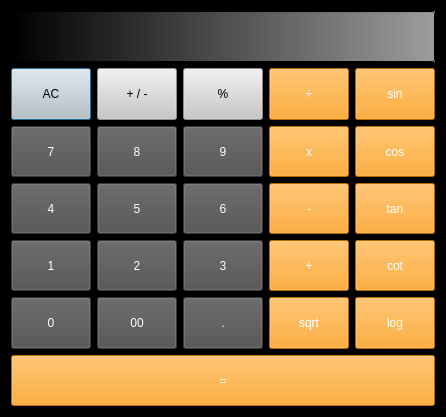
<?xml version="1.0" encoding="UTF-8"?>
<ui version="4.0">
 <class>Dialog</class>
 <widget class="QDialog" name="Dialog">
  <property name="geometry">
   <rect>
    <x>0</x>
    <y>0</y>
    <width>417</width>
    <height>417</height>
   </rect>
  </property>
  <property name="windowTitle">
   <string>Dialog</string>
  </property>
  <property name="styleSheet">
   <string notr="true">border-color: rgb(0, 0, 0);
background-color: rgb(0, 0, 0);
</string>
  </property>
  <layout class="QGridLayout" name="gridLayout">
   <item row="0" column="0" colspan="5">
    <widget class="QLineEdit" name="text_box">
     <property name="sizePolicy">
      <sizepolicy hsizetype="Expanding" vsizetype="Expanding">
       <horstretch>0</horstretch>
       <verstretch>0</verstretch>
      </sizepolicy>
     </property>
     <property name="styleSheet">
      <string notr="true">background-color: rgb(0, 0, 0);
background-color: qlineargradient(spread:pad, x20:0, y20:0, x2:1, y2:0, stop:0 rgba(0, 0, 0, 255), stop:1 rgba(200, 200, 200, 200));
color: rgb(255, 255, 255);</string>
     </property>
    </widget>
   </item>
   <item row="1" column="0">
    <widget class="QPushButton" name="b_ac">
     <property name="sizePolicy">
      <sizepolicy hsizetype="Minimum" vsizetype="Expanding">
       <horstretch>0</horstretch>
       <verstretch>0</verstretch>
      </sizepolicy>
     </property>
     <property name="styleSheet">
      <string notr="true">background-color: rgb(200,200, 200);
color: rgb(0, 0, 0);
border-color: rgb(0, 0, 0);
</string>
     </property>
     <property name="text">
      <string>AC</string>
     </property>
    </widget>
   </item>
   <item row="1" column="1">
    <widget class="QPushButton" name="b_pm">
     <property name="sizePolicy">
      <sizepolicy hsizetype="Minimum" vsizetype="Expanding">
       <horstretch>0</horstretch>
       <verstretch>0</verstretch>
      </sizepolicy>
     </property>
     <property name="styleSheet">
      <string notr="true">background-color: rgb(200,200, 200);
color: rgb(0, 0, 0);
border-color: rgb(0, 0, 0);
</string>
     </property>
     <property name="text">
      <string>+ / -</string>
     </property>
    </widget>
   </item>
   <item row="1" column="2">
    <widget class="QPushButton" name="b_p">
     <property name="sizePolicy">
      <sizepolicy hsizetype="Minimum" vsizetype="Expanding">
       <horstretch>0</horstretch>
       <verstretch>0</verstretch>
      </sizepolicy>
     </property>
     <property name="styleSheet">
      <string notr="true">background-color: rgb(200,200, 200);
color: rgb(0, 0, 0);
border-color: rgb(0, 0, 0);
</string>
     </property>
     <property name="text">
      <string>%</string>
     </property>
    </widget>
   </item>
   <item row="1" column="3">
    <widget class="QPushButton" name="b_d">
     <property name="sizePolicy">
      <sizepolicy hsizetype="Minimum" vsizetype="Expanding">
       <horstretch>0</horstretch>
       <verstretch>0</verstretch>
      </sizepolicy>
     </property>
     <property name="styleSheet">
      <string notr="true">color: rgb(255, 255, 255);
background-color: rgb(255, 150, 0);
border-color: rgb(0, 0, 0);
</string>
     </property>
     <property name="text">
      <string>÷</string>
     </property>
    </widget>
   </item>
   <item row="1" column="4">
    <widget class="QPushButton" name="b_sin">
     <property name="sizePolicy">
      <sizepolicy hsizetype="Minimum" vsizetype="Expanding">
       <horstretch>0</horstretch>
       <verstretch>0</verstretch>
      </sizepolicy>
     </property>
     <property name="styleSheet">
      <string notr="true">color: rgb(255, 255, 255);
background-color: rgb(255, 150, 0);
border-color: rgb(0, 0, 0);</string>
     </property>
     <property name="text">
      <string>sin</string>
     </property>
    </widget>
   </item>
   <item row="2" column="0">
    <widget class="QPushButton" name="b7">
     <property name="sizePolicy">
      <sizepolicy hsizetype="Minimum" vsizetype="Expanding">
       <horstretch>0</horstretch>
       <verstretch>0</verstretch>
      </sizepolicy>
     </property>
     <property name="styleSheet">
      <string notr="true">color: rgb(255, 255, 255);
border-color: rgb(0, 0, 0);
background-color: rgb(79, 79, 79);</string>
     </property>
     <property name="text">
      <string>7</string>
     </property>
    </widget>
   </item>
   <item row="2" column="1">
    <widget class="QPushButton" name="b8">
     <property name="sizePolicy">
      <sizepolicy hsizetype="Minimum" vsizetype="Expanding">
       <horstretch>0</horstretch>
       <verstretch>0</verstretch>
      </sizepolicy>
     </property>
     <property name="styleSheet">
      <string notr="true">color: rgb(255, 255, 255);
border-color: rgb(0, 0, 0);
background-color: rgb(79, 79, 79);</string>
     </property>
     <property name="text">
      <string>8</string>
     </property>
    </widget>
   </item>
   <item row="2" column="2">
    <widget class="QPushButton" name="b9">
     <property name="sizePolicy">
      <sizepolicy hsizetype="Minimum" vsizetype="Expanding">
       <horstretch>0</horstretch>
       <verstretch>0</verstretch>
      </sizepolicy>
     </property>
     <property name="styleSheet">
      <string notr="true">color: rgb(255, 255, 255);
border-color: rgb(0, 0, 0);
background-color: rgb(79, 79, 79);</string>
     </property>
     <property name="text">
      <string>9</string>
     </property>
    </widget>
   </item>
   <item row="2" column="3">
    <widget class="QPushButton" name="b_m">
     <property name="sizePolicy">
      <sizepolicy hsizetype="Minimum" vsizetype="Expanding">
       <horstretch>0</horstretch>
       <verstretch>0</verstretch>
      </sizepolicy>
     </property>
     <property name="styleSheet">
      <string notr="true">color: rgb(255, 255, 255);
background-color: rgb(255, 150, 0);
border-color: rgb(0, 0, 0);</string>
     </property>
     <property name="text">
      <string>x</string>
     </property>
    </widget>
   </item>
   <item row="2" column="4">
    <widget class="QPushButton" name="b_cos">
     <property name="sizePolicy">
      <sizepolicy hsizetype="Minimum" vsizetype="Expanding">
       <horstretch>0</horstretch>
       <verstretch>0</verstretch>
      </sizepolicy>
     </property>
     <property name="styleSheet">
      <string notr="true">color: rgb(255, 255, 255);
background-color: rgb(255, 150, 0);
border-color: rgb(0, 0, 0);</string>
     </property>
     <property name="text">
      <string>cos</string>
     </property>
    </widget>
   </item>
   <item row="3" column="0">
    <widget class="QPushButton" name="b4">
     <property name="sizePolicy">
      <sizepolicy hsizetype="Minimum" vsizetype="Expanding">
       <horstretch>0</horstretch>
       <verstretch>0</verstretch>
      </sizepolicy>
     </property>
     <property name="styleSheet">
      <string notr="true">color: rgb(255, 255, 255);
border-color: rgb(0, 0, 0);
background-color: rgb(79, 79, 79);</string>
     </property>
     <property name="text">
      <string>4</string>
     </property>
    </widget>
   </item>
   <item row="3" column="1">
    <widget class="QPushButton" name="b5">
     <property name="sizePolicy">
      <sizepolicy hsizetype="Minimum" vsizetype="Expanding">
       <horstretch>0</horstretch>
       <verstretch>0</verstretch>
      </sizepolicy>
     </property>
     <property name="styleSheet">
      <string notr="true">color: rgb(255, 255, 255);
border-color: rgb(0, 0, 0);
background-color: rgb(79, 79, 79);</string>
     </property>
     <property name="text">
      <string>5</string>
     </property>
    </widget>
   </item>
   <item row="3" column="2">
    <widget class="QPushButton" name="b6">
     <property name="sizePolicy">
      <sizepolicy hsizetype="Minimum" vsizetype="Expanding">
       <horstretch>0</horstretch>
       <verstretch>0</verstretch>
      </sizepolicy>
     </property>
     <property name="styleSheet">
      <string notr="true">color: rgb(255, 255, 255);
border-color: rgb(0, 0, 0);
background-color: rgb(79, 79, 79);</string>
     </property>
     <property name="text">
      <string>6</string>
     </property>
    </widget>
   </item>
   <item row="3" column="3">
    <widget class="QPushButton" name="b_sub">
     <property name="sizePolicy">
      <sizepolicy hsizetype="Minimum" vsizetype="Expanding">
       <horstretch>0</horstretch>
       <verstretch>0</verstretch>
      </sizepolicy>
     </property>
     <property name="styleSheet">
      <string notr="true">color: rgb(255, 255, 255);
background-color: rgb(255, 150, 0);
border-color: rgb(0, 0, 0);</string>
     </property>
     <property name="text">
      <string>-</string>
     </property>
    </widget>
   </item>
   <item row="3" column="4">
    <widget class="QPushButton" name="b_tan">
     <property name="sizePolicy">
      <sizepolicy hsizetype="Minimum" vsizetype="Expanding">
       <horstretch>0</horstretch>
       <verstretch>0</verstretch>
      </sizepolicy>
     </property>
     <property name="styleSheet">
      <string notr="true">color: rgb(255, 255, 255);
background-color: rgb(255, 150, 0);
border-color: rgb(0, 0, 0);</string>
     </property>
     <property name="text">
      <string>tan</string>
     </property>
    </widget>
   </item>
   <item row="4" column="0">
    <widget class="QPushButton" name="b1">
     <property name="sizePolicy">
      <sizepolicy hsizetype="Minimum" vsizetype="Expanding">
       <horstretch>0</horstretch>
       <verstretch>0</verstretch>
      </sizepolicy>
     </property>
     <property name="styleSheet">
      <string notr="true">color: rgb(255, 255, 255);
border-color: rgb(0, 0, 0);
background-color: rgb(79, 79, 79);</string>
     </property>
     <property name="text">
      <string>1</string>
     </property>
    </widget>
   </item>
   <item row="4" column="1">
    <widget class="QPushButton" name="b2">
     <property name="sizePolicy">
      <sizepolicy hsizetype="Minimum" vsizetype="Expanding">
       <horstretch>0</horstretch>
       <verstretch>0</verstretch>
      </sizepolicy>
     </property>
     <property name="styleSheet">
      <string notr="true">color: rgb(255, 255, 255);
border-color: rgb(0, 0, 0);
background-color: rgb(79, 79, 79);</string>
     </property>
     <property name="text">
      <string>2</string>
     </property>
    </widget>
   </item>
   <item row="4" column="2">
    <widget class="QPushButton" name="b3">
     <property name="sizePolicy">
      <sizepolicy hsizetype="Minimum" vsizetype="Expanding">
       <horstretch>0</horstretch>
       <verstretch>0</verstretch>
      </sizepolicy>
     </property>
     <property name="styleSheet">
      <string notr="true">color: rgb(255, 255, 255);
border-color: rgb(0, 0, 0);
background-color: rgb(79, 79, 79);</string>
     </property>
     <property name="text">
      <string>3</string>
     </property>
    </widget>
   </item>
   <item row="4" column="3">
    <widget class="QPushButton" name="b_sum">
     <property name="sizePolicy">
      <sizepolicy hsizetype="Minimum" vsizetype="Expanding">
       <horstretch>0</horstretch>
       <verstretch>0</verstretch>
      </sizepolicy>
     </property>
     <property name="styleSheet">
      <string notr="true">color: rgb(255, 255, 255);
background-color: rgb(255, 150, 0);
border-color: rgb(0, 0, 0);</string>
     </property>
     <property name="text">
      <string>+</string>
     </property>
    </widget>
   </item>
   <item row="4" column="4">
    <widget class="QPushButton" name="b_cot">
     <property name="sizePolicy">
      <sizepolicy hsizetype="Minimum" vsizetype="Expanding">
       <horstretch>0</horstretch>
       <verstretch>0</verstretch>
      </sizepolicy>
     </property>
     <property name="styleSheet">
      <string notr="true">color: rgb(255, 255, 255);
background-color: rgb(255, 150, 0);
border-color: rgb(0, 0, 0);</string>
     </property>
     <property name="text">
      <string>cot</string>
     </property>
    </widget>
   </item>
   <item row="5" column="0">
    <widget class="QPushButton" name="b0">
     <property name="sizePolicy">
      <sizepolicy hsizetype="Minimum" vsizetype="Expanding">
       <horstretch>0</horstretch>
       <verstretch>0</verstretch>
      </sizepolicy>
     </property>
     <property name="styleSheet">
      <string notr="true">color: rgb(255, 255, 255);
border-color: rgb(0, 0, 0);
background-color: rgb(79, 79, 79);</string>
     </property>
     <property name="text">
      <string>0</string>
     </property>
    </widget>
   </item>
   <item row="5" column="1">
    <widget class="QPushButton" name="b00">
     <property name="sizePolicy">
      <sizepolicy hsizetype="Minimum" vsizetype="Expanding">
       <horstretch>0</horstretch>
       <verstretch>0</verstretch>
      </sizepolicy>
     </property>
     <property name="styleSheet">
      <string notr="true">color: rgb(255, 255, 255);
border-color: rgb(0, 0, 0);
background-color: rgb(79, 79, 79);</string>
     </property>
     <property name="text">
      <string>00</string>
     </property>
    </widget>
   </item>
   <item row="5" column="2">
    <widget class="QPushButton" name="b_dot">
     <property name="sizePolicy">
      <sizepolicy hsizetype="Minimum" vsizetype="Expanding">
       <horstretch>0</horstretch>
       <verstretch>0</verstretch>
      </sizepolicy>
     </property>
     <property name="styleSheet">
      <string notr="true">color: rgb(255, 255, 255);
border-color: rgb(0, 0, 0);
background-color: rgb(79, 79, 79);</string>
     </property>
     <property name="text">
      <string>.</string>
     </property>
    </widget>
   </item>
   <item row="5" column="3">
    <widget class="QPushButton" name="b_sqrt">
     <property name="sizePolicy">
      <sizepolicy hsizetype="Minimum" vsizetype="Expanding">
       <horstretch>0</horstretch>
       <verstretch>0</verstretch>
      </sizepolicy>
     </property>
     <property name="styleSheet">
      <string notr="true">color: rgb(255, 255, 255);
background-color: rgb(255, 150, 0);
border-color: rgb(0, 0, 0);</string>
     </property>
     <property name="text">
      <string>sqrt</string>
     </property>
    </widget>
   </item>
   <item row="5" column="4">
    <widget class="QPushButton" name="b_log">
     <property name="sizePolicy">
      <sizepolicy hsizetype="Minimum" vsizetype="Expanding">
       <horstretch>0</horstretch>
       <verstretch>0</verstretch>
      </sizepolicy>
     </property>
     <property name="styleSheet">
      <string notr="true">color: rgb(255, 255, 255);
background-color: rgb(255, 150, 0);
border-color: rgb(0, 0, 0);</string>
     </property>
     <property name="text">
      <string>log</string>
     </property>
    </widget>
   </item>
   <item row="6" column="0" colspan="5">
    <widget class="QPushButton" name="b_equal">
     <property name="sizePolicy">
      <sizepolicy hsizetype="Minimum" vsizetype="Expanding">
       <horstretch>0</horstretch>
       <verstretch>0</verstretch>
      </sizepolicy>
     </property>
     <property name="styleSheet">
      <string notr="true">color: rgb(255, 255, 255);
background-color: rgb(255, 150, 0);
border-color: rgb(0, 0, 0);</string>
     </property>
     <property name="text">
      <string>=</string>
     </property>
    </widget>
   </item>
  </layout>
 </widget>
 <resources/>
 <connections/>
</ui>
